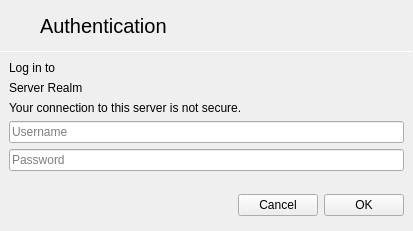
<?xml version="1.0" encoding="UTF-8"?>
<ui version="4.0">
 <class>HttpAuthentication</class>
 <widget class="QWidget" name="HttpAuthentication">
  <property name="geometry">
   <rect>
    <x>0</x>
    <y>0</y>
    <width>413</width>
    <height>231</height>
   </rect>
  </property>
  <property name="windowTitle">
   <string notr="true">Form</string>
  </property>
  <layout class="QVBoxLayout" name="verticalLayout">
   <property name="spacing">
    <number>0</number>
   </property>
   <property name="leftMargin">
    <number>0</number>
   </property>
   <property name="topMargin">
    <number>0</number>
   </property>
   <property name="rightMargin">
    <number>0</number>
   </property>
   <property name="bottomMargin">
    <number>0</number>
   </property>
   <item>
    <layout class="QHBoxLayout" name="horizontalLayout">
     <property name="spacing">
      <number>0</number>
     </property>
     <item>
      <widget class="QPushButton" name="backButton">
       <property name="sizePolicy">
        <sizepolicy hsizetype="Preferred" vsizetype="Preferred">
         <horstretch>0</horstretch>
         <verstretch>0</verstretch>
        </sizepolicy>
       </property>
       <property name="text">
        <string/>
       </property>
       <property name="icon">
        <iconset theme="go-previous">
         <normaloff>../../../theShell/statuscenter/PulseaudioPane</normaloff>../../../theShell/statuscenter/PulseaudioPane</iconset>
       </property>
       <property name="flat">
        <bool>true</bool>
       </property>
      </widget>
     </item>
     <item>
      <widget class="QLabel" name="titleLabel">
       <property name="sizePolicy">
        <sizepolicy hsizetype="Expanding" vsizetype="Preferred">
         <horstretch>0</horstretch>
         <verstretch>0</verstretch>
        </sizepolicy>
       </property>
       <property name="font">
        <font>
         <pointsize>15</pointsize>
        </font>
       </property>
       <property name="text">
        <string>Authentication</string>
       </property>
       <property name="margin">
        <number>9</number>
       </property>
      </widget>
     </item>
     <item>
      <widget class="QPushButton" name="okButton">
       <property name="sizePolicy">
        <sizepolicy hsizetype="Preferred" vsizetype="Preferred">
         <horstretch>0</horstretch>
         <verstretch>0</verstretch>
        </sizepolicy>
       </property>
       <property name="text">
        <string/>
       </property>
       <property name="icon">
        <iconset theme="dialog-ok">
         <normaloff>../../../theShell/statuscenter/PulseaudioPane</normaloff>../../../theShell/statuscenter/PulseaudioPane</iconset>
       </property>
       <property name="flat">
        <bool>true</bool>
       </property>
      </widget>
     </item>
    </layout>
   </item>
   <item>
    <widget class="Line" name="line">
     <property name="maximumSize">
      <size>
       <width>16777215</width>
       <height>1</height>
      </size>
     </property>
     <property name="orientation">
      <enum>Qt::Horizontal</enum>
     </property>
    </widget>
   </item>
   <item>
    <layout class="QVBoxLayout" name="verticalLayout_2">
     <property name="spacing">
      <number>6</number>
     </property>
     <property name="leftMargin">
      <number>9</number>
     </property>
     <property name="topMargin">
      <number>9</number>
     </property>
     <property name="rightMargin">
      <number>9</number>
     </property>
     <property name="bottomMargin">
      <number>9</number>
     </property>
     <item>
      <widget class="QLabel" name="messageLabel">
       <property name="text">
        <string notr="true">Log in to</string>
       </property>
      </widget>
     </item>
     <item>
      <widget class="QLabel" name="realmLabel">
       <property name="text">
        <string notr="true">Server Realm</string>
       </property>
      </widget>
     </item>
     <item>
      <widget class="QLabel" name="insecureOriginWarning">
       <property name="text">
        <string>Your connection to this server is not secure.</string>
       </property>
      </widget>
     </item>
     <item>
      <widget class="QLineEdit" name="usernameBox">
       <property name="placeholderText">
        <string>Username</string>
       </property>
      </widget>
     </item>
     <item>
      <widget class="QLineEdit" name="passwordBox">
       <property name="echoMode">
        <enum>QLineEdit::Password</enum>
       </property>
       <property name="placeholderText">
        <string>Password</string>
       </property>
      </widget>
     </item>
    </layout>
   </item>
   <item>
    <widget class="QWidget" name="macPane" native="true">
     <layout class="QHBoxLayout" name="horizontalLayout_2">
      <item>
       <spacer name="horizontalSpacer">
        <property name="orientation">
         <enum>Qt::Horizontal</enum>
        </property>
        <property name="sizeHint" stdset="0">
         <size>
          <width>40</width>
          <height>20</height>
         </size>
        </property>
       </spacer>
      </item>
      <item>
       <widget class="QPushButton" name="macCancelButton">
        <property name="text">
         <string>Cancel</string>
        </property>
       </widget>
      </item>
      <item>
       <widget class="QPushButton" name="macOkButton">
        <property name="text">
         <string>OK</string>
        </property>
       </widget>
      </item>
     </layout>
    </widget>
   </item>
  </layout>
 </widget>
 <resources/>
 <connections>
  <connection>
   <sender>macCancelButton</sender>
   <signal>clicked()</signal>
   <receiver>backButton</receiver>
   <slot>click()</slot>
   <hints>
    <hint type="sourcelabel">
     <x>281</x>
     <y>186</y>
    </hint>
    <hint type="destinationlabel">
     <x>11</x>
     <y>32</y>
    </hint>
   </hints>
  </connection>
  <connection>
   <sender>macOkButton</sender>
   <signal>clicked()</signal>
   <receiver>okButton</receiver>
   <slot>click()</slot>
   <hints>
    <hint type="sourcelabel">
     <x>363</x>
     <y>183</y>
    </hint>
    <hint type="destinationlabel">
     <x>404</x>
     <y>28</y>
    </hint>
   </hints>
  </connection>
  <connection>
   <sender>usernameBox</sender>
   <signal>returnPressed()</signal>
   <receiver>okButton</receiver>
   <slot>click()</slot>
   <hints>
    <hint type="sourcelabel">
     <x>379</x>
     <y>109</y>
    </hint>
    <hint type="destinationlabel">
     <x>404</x>
     <y>39</y>
    </hint>
   </hints>
  </connection>
  <connection>
   <sender>passwordBox</sender>
   <signal>returnPressed()</signal>
   <receiver>okButton</receiver>
   <slot>click()</slot>
   <hints>
    <hint type="sourcelabel">
     <x>383</x>
     <y>138</y>
    </hint>
    <hint type="destinationlabel">
     <x>403</x>
     <y>33</y>
    </hint>
   </hints>
  </connection>
 </connections>
</ui>
